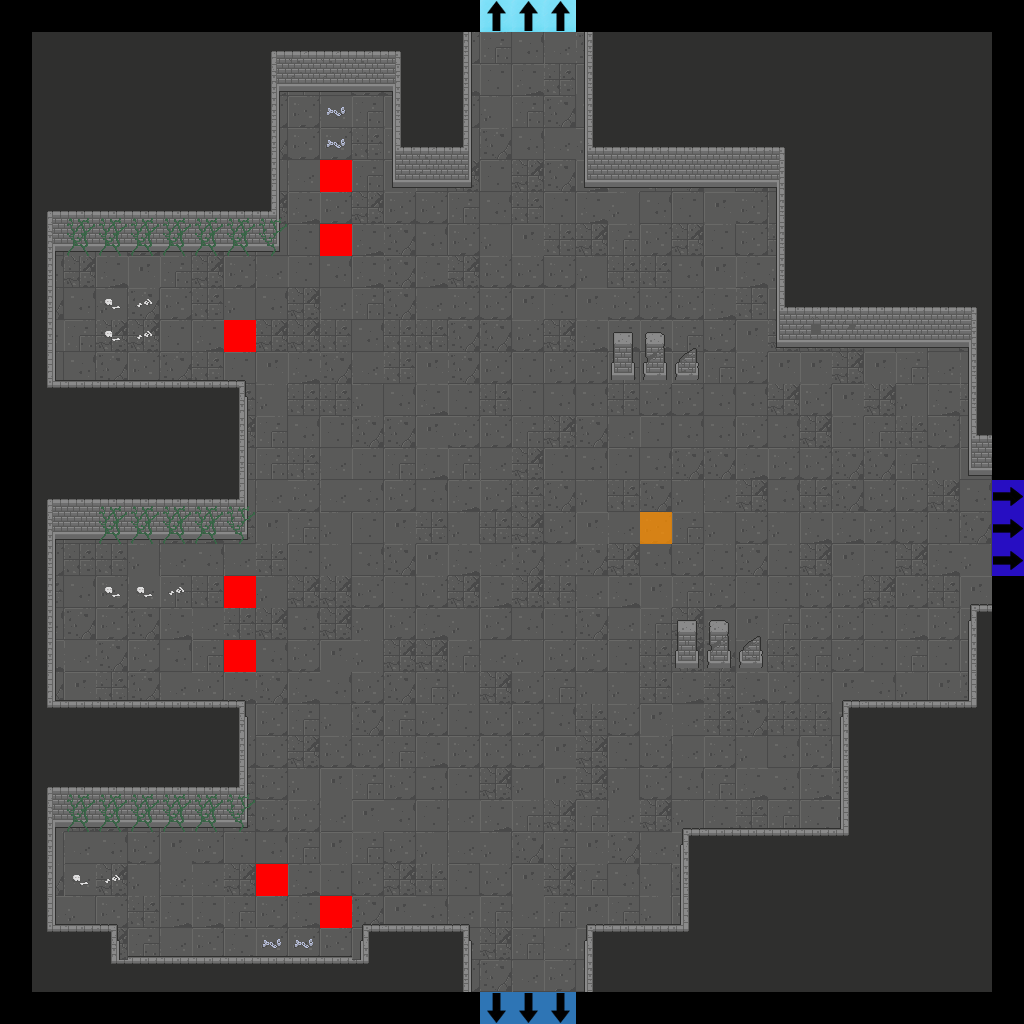

Below is a game level as drawn by its tile map, then a one-line description and the .tmx that defines it (tile-layer data replaced by summaries):
An orthogonal 32x32 tile map with 32x32 px tiles, 7 tile layers (Floor, Walls, Doors, Pillars, ...), 2 tilesets.

<map version="1.2" tiledversion="2019.04.18" orientation="orthogonal" renderorder="right-down" width="32" height="32" tilewidth="32" tileheight="32" infinite="0" nextlayerid="22" nextobjectid="1">
 <tileset firstgid="1" source="Dungeon_Tileset_2.tsx" />
 <tileset firstgid="321" source="flags.tsx" />
 <layer id="15" name="Floor" width="32" height="32">
  <data>[1024 cells, 900 non-empty, 12 distinct tile ids]</data>
 </layer>
 <layer id="16" name="Walls" width="32" height="32">
  <data>[1024 cells, 398 non-empty, 32 distinct tile ids]</data>
 </layer>
 <layer id="17" name="Doors" width="32" height="32">
  <data>[1024 cells, 0 non-empty, 0 distinct tile ids]</data>
 </layer>
 <layer id="18" name="Pillars" width="32" height="32">
  <data>[1024 cells, 12 non-empty, 6 distinct tile ids]</data>
 </layer>
 <layer id="19" name="Candles" width="32" height="32">
  <data>[1024 cells, 0 non-empty, 0 distinct tile ids]</data>
 </layer>
 <layer id="20" name="Debris" width="32" height="32">
  <data>[1024 cells, 49 non-empty, 7 distinct tile ids]</data>
 </layer>
 <layer id="21" name="Flags" width="32" height="32">
  <data>[1024 cells, 17 non-empty, 5 distinct tile ids]</data>
 </layer>
</map>
